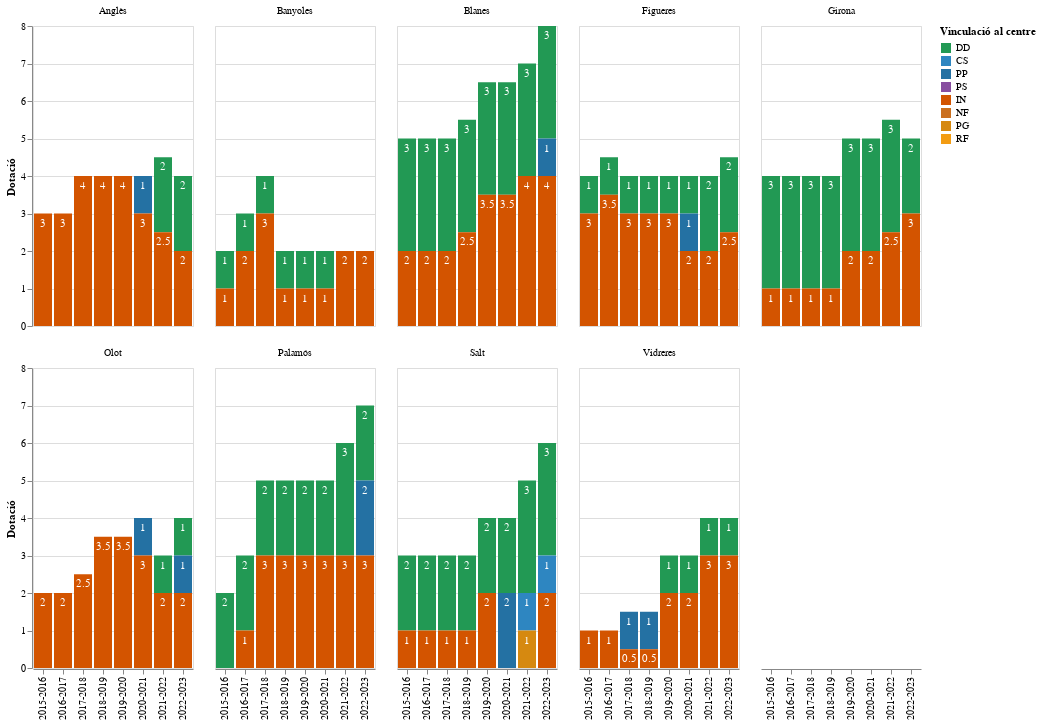

Source (notebook cell):
### Markdown cell above
### Tipus de destinació dels 627

### Code cell
import altair as alt

# Taula curs, municipi, destinació, Dotació
data = pd.melt(df_girona627, id_vars=["Curs", "NOM_MUNICIPI"], value_vars=destinacions, var_name="Destinació", value_name="Dotació").dropna()

# Camp addicional per a ordenació manual
data['order'] = data['Destinació'].replace(
    {val: i for i, val in enumerate(destinacions)}
)

base = base = alt.Chart(data).encode(
    alt.Y("sum(Dotació)",title="Dotació", stack='zero' ),
    alt.X("Curs:N", title=""),
    alt.Order("order", sort="descending" ),
)

bars = base.mark_bar().encode(
    alt.Color("Destinació", title="Vinculació al centre", scale=alt.Scale(domain=destinacions, range=colors)),
)

text_detall = base.mark_text(dy=10, color='white').encode(
    detail='Destinació:N',
    text=alt.Text('sum(Dotació):Q'),
)

alt.layer(
        bars, text_detall
    ).facet(
        facet=alt.Column('NOM_MUNICIPI', title=""),
        columns=5
    ).interactive()

### Figure 1 — Vega-Lite specification as saved in the notebook (floating-point values rounded to 4 significant figures; data arrays with more than 128 entries replaced by an {"elided": "..."} marker saying what was removed)
{"config": {"view": {"continuousWidth": 400, "continuousHeight": 300}}, "data": {"name": "data-d66e5e9c05b2d4e76f712f8d52479ee2"}, "facet": {"field": "NOM_MUNICIPI", "title": "", "type": "nominal"}, "spec": {"layer": [{"mark": "bar", "encoding": {"color": {"field": "Destinació", "scale": {"domain": ["DD", "CS", "PP", "PS", "IN", "NF", "PG", "RF"], "range": ["#229954", "#2E86C1", "#2471A3", "#884EA0", "#D35400", "#CA6F1E", "#D68910", "#F39C12", "#D4AC0D"]}, "title": "Vinculació al centre", "type": "nominal"}, "order": {"field": "order", "sort": "descending", "type": "quantitative"}, "x": {"field": "Curs", "title": "", "type": "nominal"}, "y": {"aggregate": "sum", "field": "Dotació", "stack": "zero", "title": "Dotació", "type": "quantitative"}}, "selection": {"selector010": {"type": "interval", "bind": "scales", "encodings": ["x", "y"]}}}, {"mark": {"type": "text", "color": "white", "dy": 10}, "encoding": {"detail": {"field": "Destinació", "type": "nominal"}, "order": {"field": "order", "sort": "descending", "type": "quantitative"}, "text": {"aggregate": "sum", "field": "Dotació", "type": "quantitative"}, "x": {"field": "Curs", "title": "", "type": "nominal"}, "y": {"aggregate": "sum", "field": "Dotació", "stack": "zero", "title": "Dotació", "type": "quantitative"}}}]}, "columns": 5, "$schema": "https://vega.github.io/schema/vega-lite/v4.17.0.json", "datasets": {"data-d66e5e9c05b2d4e76f712f8d52479ee2": {"elided": "135 records"}}}
